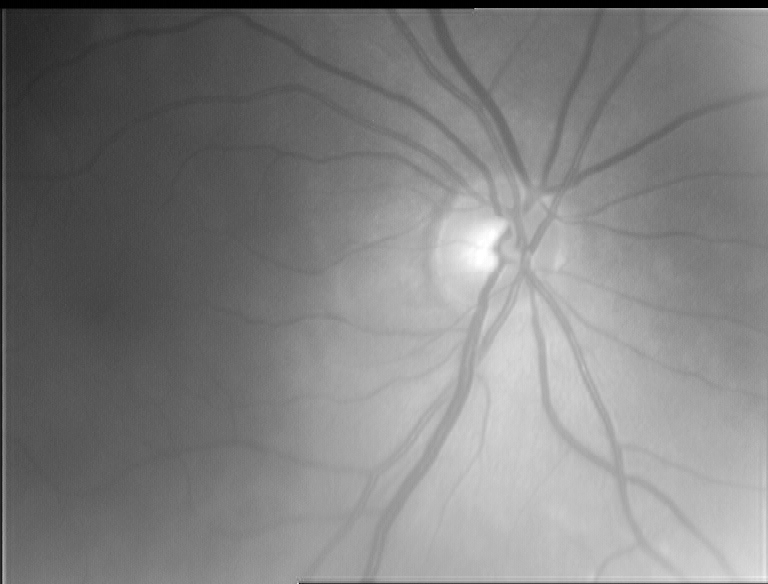
%> input picture 2016-06-27/Retinal_Blood_Vessel_Segmentation/sample/R102.png, 768 x 584 px
$ octave CoyeFilter.m   (GNU Octave 9; MATLAB toolbox functions it lacks are replaced by stand-ins)
%> lines starting %> are read from the running program, lines starting %| are printed output that depends on the picture
### 2016-06-27/Retinal_Blood_Vessel_Segmentation/sample/isodata.m

function level=isodata(I)
%   ISODATA Compute global image threshold using iterative isodata method.
%   LEVEL = ISODATA(I) computes a global threshold (LEVEL) that can be
%   used to convert an intensity image to a binary image with IM2BW. LEVEL
%   is a normalized intensity value that lies in the range [0, 1].
%   This iterative technique for choosing a threshold was developed by Ridler and Calvard .
%   The histogram is initially segmented into two parts using a starting threshold value such as 0 = 2B-1,
%   half the maximum dynamic range.
%   The sample mean (mf,0) of the gray values associated with the foreground pixels and the sample mean (mb,0)
%   of the gray values associated with the background pixels are computed. A new threshold value 1 is now computed
%   as the average of these two sample means. The process is repeated, based upon the new threshold,
%   until the threshold value does not change any more.

%
%   Class Support
%   -------------
%   The input image I can be of class uint8, uint16, or double and it
%   must be nonsparse.  LEVEL is a double scalar.
%
%   Example
%   -------
%       I = imread('blood1.tif');
%       level = graythresh(I);
%       BW = im2bw(I,level);
%       imshow(BW)
%
%   See also IM2BW.
%
% Reference :T.W. Ridler, S. Calvard, Picture thresholding using an iterative selection method,
%            IEEE Trans. System, Man and Cybernetics, SMC-8 (1978) 630-632.

% Convert all N-D arrays into a single column.  Convert to uint8 for
% fastest histogram computation.
I = im2uint8(I(:));

% STEP 1: Compute mean intensity of image from histogram, set T=mean(I)
[counts,N]=imhist(I);
i=1;
mu=cumsum(counts);
T(i)=(sum(N.*counts))/mu(end);
T(i)=round(T(i));

% STEP 2: compute Mean above T (MAT) and Mean below T (MBT) using T from
% step 1
mu2=cumsum(counts(1:T(i)));
MBT=sum(N(1:T(i)).*counts(1:T(i)))/mu2(end);

mu3=cumsum(counts(T(i):end));
MAT=sum(N(T(i):end).*counts(T(i):end))/mu3(end);
i=i+1;
% new T = (MAT+MBT)/2
T(i)=round((MAT+MBT)/2);

mu2=cumsum(counts(1:T(i)));
MBT=sum(N(1:T(i)).*counts(1:T(i)))/mu2(end);

mu3=cumsum(counts(T(i):end));
MAT=sum(N(T(i):end).*counts(T(i):end))/mu3(end);

i=i+1;
T(i)=round((MAT+MBT)/2);
Threshold=T(i);

% STEP 3 to n: repeat step 2 if T(i)~=T(i-1)
while abs(T(i)-T(i-1))>=1
    mu2=cumsum(counts(1:T(i)));
    MBT=sum(N(1:T(i)).*counts(1:T(i)))/mu2(end);

    mu3=cumsum(counts(T(i):end));
    MAT=sum(N(T(i):end).*counts(T(i):end))/mu3(end);

    i=i+1;
    T(i)=round((MAT+MBT)/2);
    Threshold=T(i);
end

 % Normalize the threshold to the range [i, 1].
level = (Threshold - 1) / (N(end) - 1);

### 2016-06-27/Retinal_Blood_Vessel_Segmentation/sample/CoyeFilter.m

%% Computer Assisted Retinal Blood Vessel Segmentation Algorithm
% Developed and Copyrighted by Tyler L. Coye (2015)
%

close all

% Read Image
%I = imread('13_right.jpeg');
I = imread('R102.png');
%> I is the input picture: size 584x768 uint8; min 0, max 255, mean 128.1
% Resize image for easier computation
B = imresize(I, [584 565]);
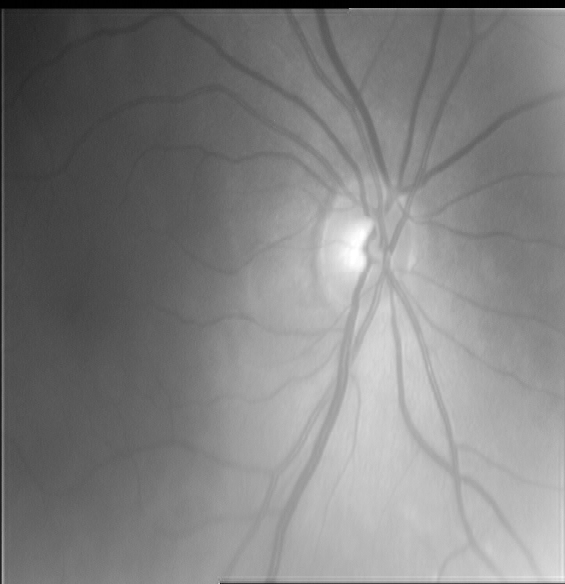
%> B: size 584x565 uint8; min 0, max 255, mean 128.1

% Read image
im = im2double(B);

[rows columns numberOfColorChannels] = size(im);
%> rows = 584; columns = 565; numberOfColorChannels = 1

if numberOfColorChannels == 3
    % Convert RGB to Gray via PCA
    lab = rgb2lab(im);
    f = 0;
    wlab = reshape(bsxfun(@times,cat(3,1-f,f/2,f/2),lab),[],3);
    [C,S] = pca(wlab);
    S = reshape(S,size(lab));
    S = S(:,:,1);
end


if numberOfColorChannels == 1
    S = im;
end

gray = (S-min(S(:)))./(max(S(:))-min(S(:)));
%% Contrast Enhancment of gray image using CLAHE
J = adapthisteq(gray,'numTiles',[8 8],'nBins',128);
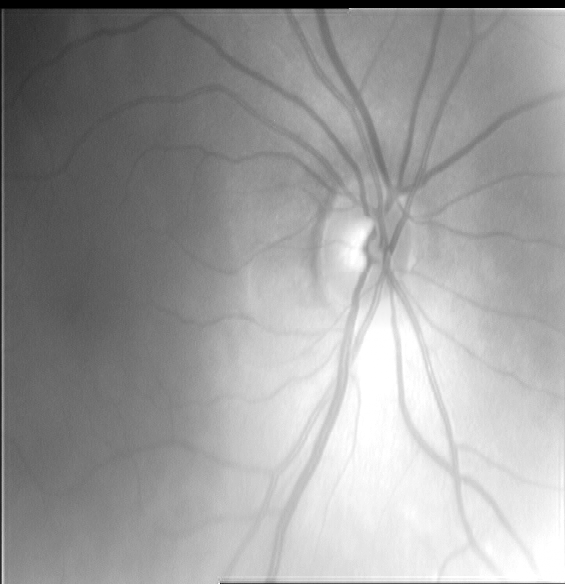
%> J: size 584x565 double; min 0, max 1, mean 0.615
%% Background Exclusion
% Apply Average Filter
h = fspecial('average', [9 9]);
JF = imfilter(J, h);
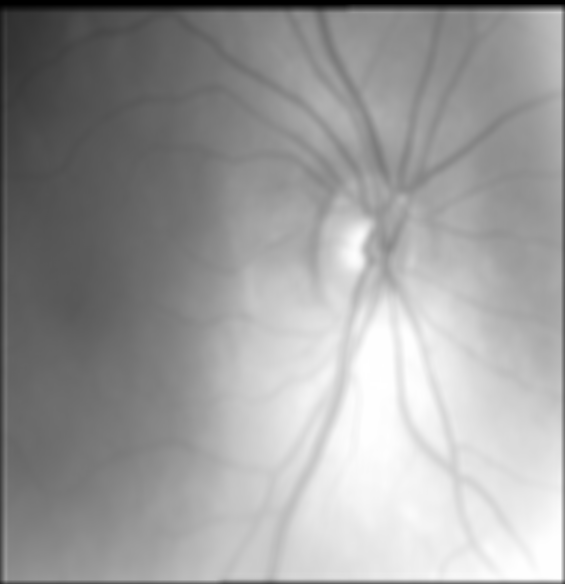
%> JF: size 584x565 double; min 1.9e-05, max 1, mean 0.612
figure, imshow(JF)
% Take the difference between the gray image and Average Filter
Z = imsubtract(JF, J);
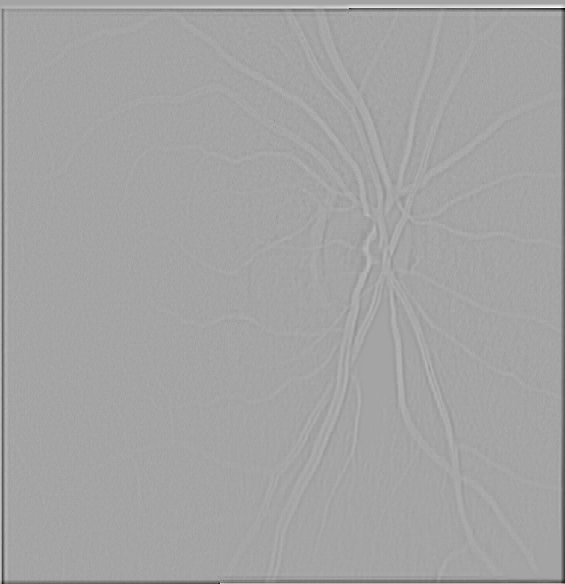
%> Z: size 584x565 double; min -0.724, max 0.396, mean -0.00325; drawn with min black and max white
%figure, imshow(Z)
%% Threshold using the IsoData Method
level=isodata(Z) % this is our threshold level
%> in isodata, `[counts,N]=imhist(I);`: counts = 256 values, max 196775 at index 1, min 0 at index 103, mean 1288.9; N = 256 values from 0 to 255
%> in isodata, `mu=cumsum(counts);`: mu = 256 values from 196775 to 329960
%> in isodata, `mu2=cumsum(counts(1:T(i)));`: mu2 = 196775
%> in isodata, `MBT=sum(N(1:T(i)).*counts(1:T(i)))/mu2(end);`: MBT = 0
%> in isodata, `mu3=cumsum(counts(T(i):end));`: mu3 = 256 values from 196775 to 329960
%> in isodata, `MAT=sum(N(T(i):end).*counts(T(i):end))/mu3(end);`: MAT = 1.37
%> in isodata, `Threshold=T(i);`: Threshold = 1
%> after the loop in isodata, `while abs(T(i)-T(i-1))>=1`: T = [1 1 1]; i = 3
%> in isodata, `level = (Threshold - 1) / (N(end) - 1);`: level = 0
%> level = 0
%level = graythresh(Z)
%% Convert to Binary
if numberOfColorChannels == 3
    BW = im2bw(Z, level-.008);
else
    BW = im2bw(Z, level);
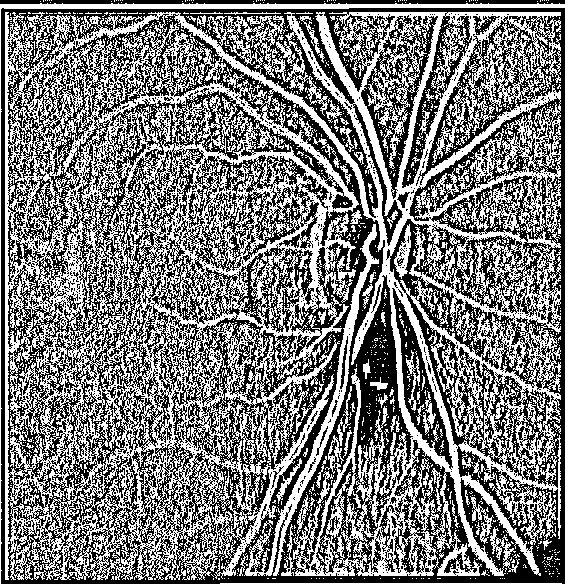
%> BW: size 584x565 logical; 48.1% white in thin lines or dots
end

%% Remove small pixels
BW2 = bwareaopen(BW, 100);
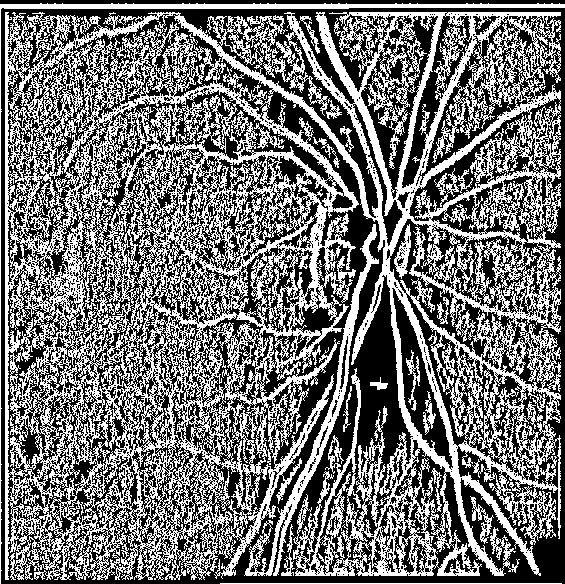
%> BW2: size 584x565 logical; 45.5% white in thin lines or dots

figure, imshow(BW2);

%% Overlay
%BW2 = imcomplement(BW2);
%out = imoverlay(B, BW2, [0 0 0]);
%figure, imshow(out);

$ run again, with 2016-06-27/Retinal_Blood_Vessel_Segmentation/sample/R103.png copied over 2016-06-27/Retinal_Blood_Vessel_Segmentation/sample/R102.png
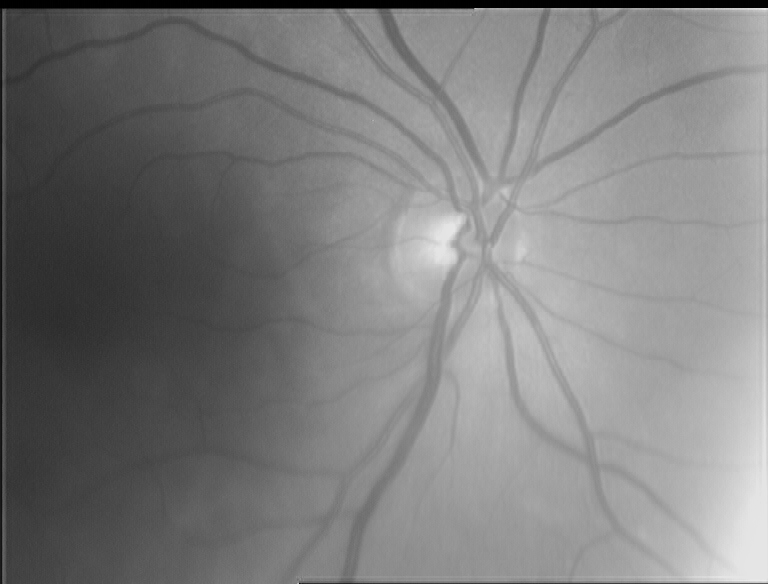
%> input picture 2016-06-27/Retinal_Blood_Vessel_Segmentation/sample/R103.png, 768 x 584 px
%> I is the input picture: size 584x768 uint8; min 0, max 234, mean 125.1
%> `Z = imsubtract(JF, J);`:
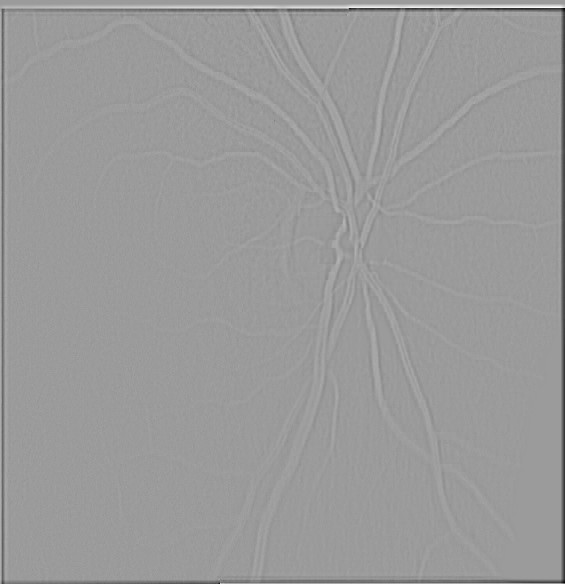
%> Z: size 584x565 double; min -0.692, max 0.444, mean -0.00341; drawn with min black and max white
%> counts = 256 values, max 200004 at index 1, min 0 at index 115, mean 1288.9; N = 256 values from 0 to 255
%> mu = 256 values from 200004 to 329960
%> mu2 = 200004
%> MBT = 0
%> mu3 = 256 values from 200004 to 329960
%> MAT = 1.49
%> Threshold = 1
%> after the loop in isodata, `while abs(T(i)-T(i-1))>=1`: T = [1 1 1]; i = 3
%> in isodata, `level = (Threshold - 1) / (N(end) - 1);`: level = 0
%> BW: size 584x565 logical; 47.4% white in thin lines or dots
%> `BW2 = bwareaopen(BW, 100);`:
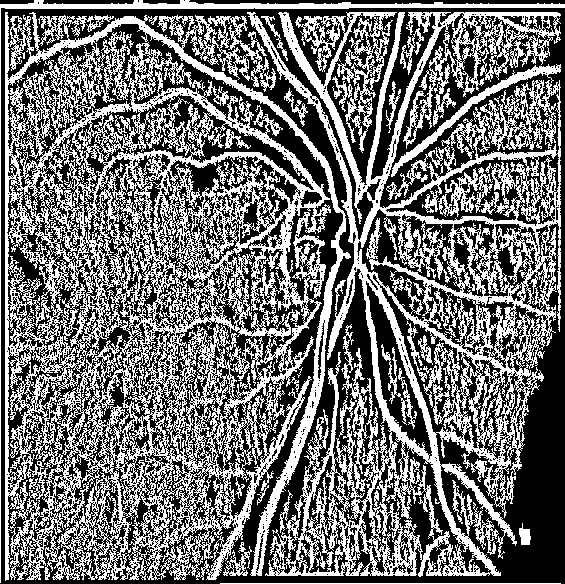
%> BW2: size 584x565 logical; 44.6% white in thin lines or dots
